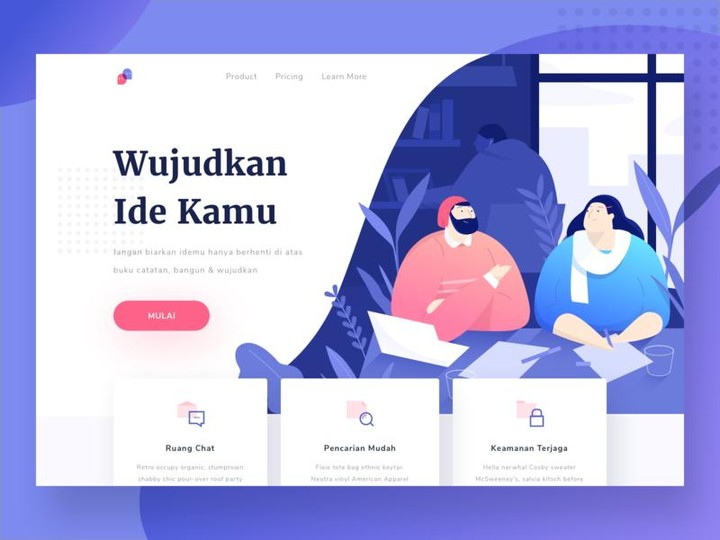
#> input picture prettywebsite/sample.jpg, 720 x 540 px, found by its file name
$ python quad_tree_decomposition.py
#> lines starting #> are read from the running program, lines starting #| are printed output that depends on the picture
#!/usr/bin/env python3
# -*- coding: utf-8 -*-
"""
This file contains class and functions to perform a Quadratic Tree decomposition
of an image and to visually inspect it.

Created on Mon Apr 16 11:49:45 2018

@author: giulio
"""

import cv2  # for image manipulation
import matplotlib.pyplot as plt  # for data visualization
import matplotlib.patches as patches  # for legends and rectangle drawing in QTD

###############################################################################
#                                                                             #
#                      Quadratic Tree Decomposition                           #
#                                                                             #
###############################################################################
""" Thìs sections handles Quadratic Tree Decomposition. """


class quadTree:
    """This class is used to perfrom a QuadTree decomposition of an image.

    During initialization, QuadTree decomposition is done and result are store in self.blocks as a list containing [x,y,height, width,Std].

    To visualize the results, use plot().
    """

    def plot(self, edgecolor="red", facecolor="none", linewidth=1):
        """This function is used to generate a graphical representation of the QuadTree decomposition.

        :param edgecolor: color of the rectangles, default is red
        :type edgecolor: string
        :param facecolor: color used for rectangles fills. Default is none.
        :type facecolor: string
        :param linewidth: width in px of the rectangles' borders. Default is 1.
        :type linewidth:
        :return: plot with image and leaves of the quadTree Decomposition
        """
        plt.figure()  # create a new figure
        fig = plt.imshow(self.img)  # plot the original image
        for block in self.blocks:  # for each block of results
            rect = patches.Rectangle(
                (block[0], block[1]),
                block[3],
                block[2],
                linewidth=linewidth,
                edgecolor=edgecolor,
                facecolor=facecolor,
            )  # create a red rectangle
            fig.axes.add_patch(rect)  # add it to the picture
            plt.title("QuadTree Decomposition")  # give it a title
        plt.show()  # show the results

    def quadTreeDecomposition(self, img, x, y, minStd, minSize):
        """This function evaluate the mean and std of an image, and decides Whether to perform or not other 2 splits of the leave.

        :param img: img to analyze
        :type img: numpy.ndarray
        :param x: x offset of the leaves to analyze
        :type x: int
        :param Y: Y offset of the leaves to analyze
        :type Y: int
        :minStd: Std threshold for subsequent splitting
        :type minStd: int
        :minSize: Size threshold for subsequent splitting, in pixel
        :type minStd: int
        """
        h, w = img.shape
        mean, std = cv2.meanStdDev(img)
        mean, std = [int(mean), int(std)]
        if std >= minStd and max(h, w) >= minSize:  # if std is > then our threshold:
            # Decide if slip along X or Y
            if w >= h:  # split along the X axis
                w2 = int(w / 2)  # get the new width
                img1 = img[0:h, 0:w2]  # create a subimage
                img2 = img[0:h, w2:]  # create the second subimage
                self.quadTreeDecomposition(
                    img1, x, y, minStd, minSize
                )  # do the quadtree on image 1
                self.quadTreeDecomposition(
                    img2, x + w2, y, minStd, minSize
                )  # do it on the second
            else:  # split Y
                h2 = int(h / 2)
                img1 = img[0:h2, 0:]
                img2 = img[h2:, 0:]
                self.quadTreeDecomposition(img1, x, y, minStd, minSize)
                self.quadTreeDecomposition(img2, x, y + h2, minStd, minSize)
        else:
            self.blocks.append([x, y, h, w, std])

    def __init__(self, img, minStd, minSize):
        """Initialize the quadTree decomposition analysis.

        :param img: img to analyze
        :type img: numpy.ndarray
        :minStd: Std threshold for subsequent splitting
        :type minStd: int
        :minSize: Size threshold for subsequent splitting, in pixel
        :type minStd: int
        """
        self.blocks = []  # intialize th results
        self.img = img  # assign the image
        self.params = [minStd, minSize]  # set the parameters
        self.quadTreeDecomposition(
            img, 0, 0, minStd, minSize
        )  # start the decomposition


###############################################################################
#                                                                             #
#                                  DEBUG                                      #
#                                                                             #
###############################################################################

""" For debug purposes."""

if __name__ == "__main__":
    img = "/home/giulio/Repositories/PrettyWebsite/prettywebsite/sample.jpg"  # path to a sample image
    minStd = 15  # min STD of each block
    minSize = 40  # min size of each block
    imgcolor = cv2.imread(img)  # read the image in color for plotting purposes
#> imgcolor is the input picture: shape (540, 720, 3); mean B, G, R 227.5, 181.1, 180.1
    img = cv2.imread(img, 0)  # read the image in B/W
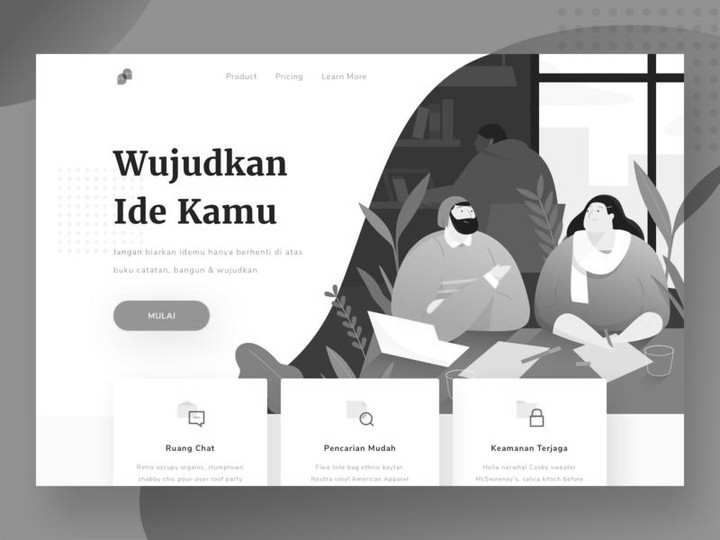
#> img: shape (540, 720); min 2, max 255, mean 186.1
    mydecomposition = quadTree(img, minStd, minSize)  # start the decomposition
#> in quadTreeDecomposition, `mean, std = cv2.meanStdDev(img)`: mean = [186.1]; std = [70.24]
#> in quadTreeDecomposition, `mean, std = [int(mean), int(std)]`: mean = 186; std = 70
#> in quadTreeDecomposition (call 6), `mean, std = cv2.meanStdDev(img)`: mean = [163.5]; std = [69.25]
#> in quadTreeDecomposition (call 6), `mean, std = [int(mean), int(std)]`: mean = 163; std = 69
#> in quadTreeDecomposition (call 6), `img2 = img[h2:, 0:]`:
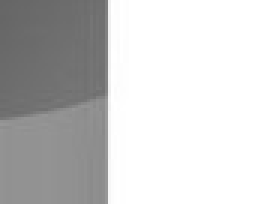
#> img2: shape (68, 90) (shown 3 times larger); min 102, max 255, mean 203.5
#> in quadTreeDecomposition (call 18), `img2 = img[0:h, w2:]`: img2: shape (68, 45); every value is 255
#> in quadTreeDecomposition (call 27), `mean, std = cv2.meanStdDev(img)`: mean = [205.8]; std = [58.59]
#> in quadTreeDecomposition (call 27), `mean, std = [int(mean), int(std)]`: mean = 205; std = 58
#> in quadTreeDecomposition (call 27), `img2 = img[h2:, 0:]`:
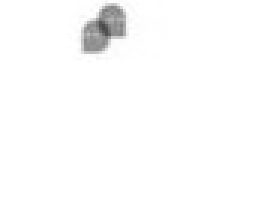
#> img2: shape (68, 90) (shown 3 times larger); min 73, max 255, mean 251.9
#> in quadTreeDecomposition (call 31), `mean, std = cv2.meanStdDev(img)`: mean = [180.2]; std = [58.09]
#> in quadTreeDecomposition (call 31), `mean, std = [int(mean), int(std)]`: mean = 180; std = 58
#> in quadTreeDecomposition (call 31), `img2 = img[0:h, w2:]`:
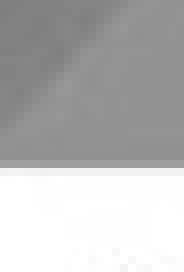
#> img2: shape (34, 23) (shown 8 times larger); min 127, max 255, mean 184.6
#> in quadTreeDecomposition (call 34), `mean, std = cv2.meanStdDev(img)`: mean = [165.9]; std = [43.28]
#> in quadTreeDecomposition (call 34), `mean, std = [int(mean), int(std)]`: mean = 165; std = 43
#> in quadTreeDecomposition (call 34), `img2 = img[h2:, 0:]`:
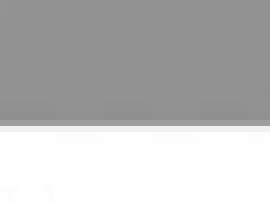
#> img2: shape (34, 45) (shown 6 times larger); min 143, max 255, mean 187.4
#> in quadTreeDecomposition (call 39), `mean, std = cv2.meanStdDev(img)`: mean = [251.9]; std = [17.65]
#> in quadTreeDecomposition (call 39), `mean, std = [int(mean), int(std)]`: mean = 251; std = 17
#> in quadTreeDecomposition (call 39), `img1 = img[0:h, 0:w2]`:
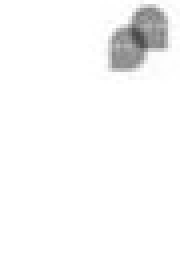
#> img1: shape (68, 45) (shown 4 times larger); min 73, max 255, mean 248.8
#> in quadTreeDecomposition (call 40), `mean, std = cv2.meanStdDev(img)`: mean = [248.8]; std = [24.59]
#> in quadTreeDecomposition (call 40), `mean, std = [int(mean), int(std)]`: mean = 248; std = 24
#> in quadTreeDecomposition (call 40), `img1 = img[0:h2, 0:]`:
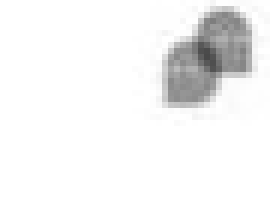
#> img1: shape (34, 45) (shown 6 times larger); min 73, max 255, mean 242.7
#> in quadTreeDecomposition (call 40), `img2 = img[h2:, 0:]`: img2: shape (34, 45); every value is 255
    mydecomposition.plot()  # visual inspection of the results
#> the loop in plot, `for block in self.blocks:` made 391 passes
#> block on passes 1 to 3: [0, 0, 33, 45, 2], [0, 33, 34, 22, 2], [22, 33, 34, 23, 51]
